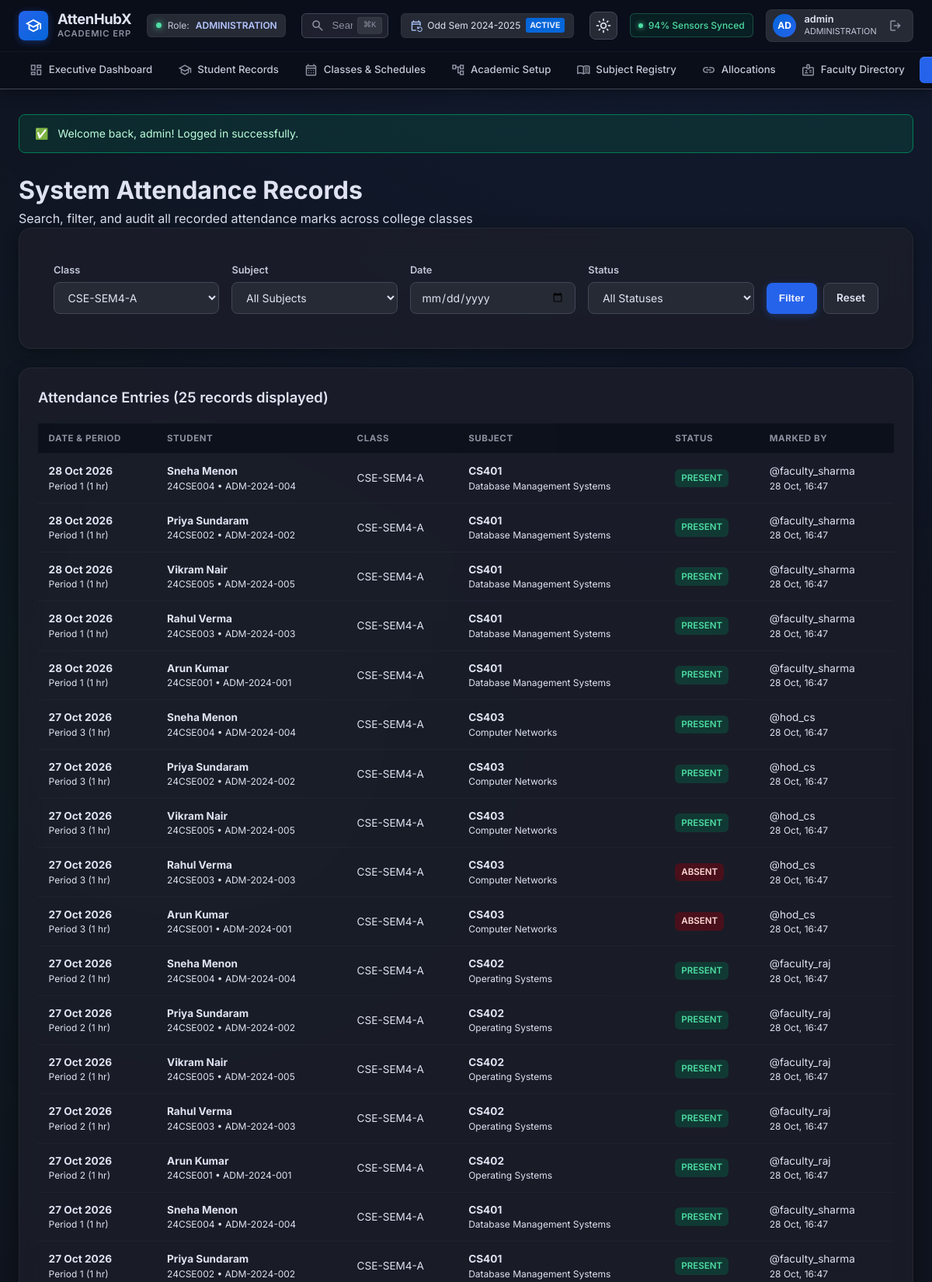
Screenshot of /admin/attendance_records.php?class_id=1 (signed in, upper part) with the database file from the repository.
### tables this page shows
CREATE TABLE `attendance_records` (
    `id` BIGINT UNSIGNED AUTO_INCREMENT PRIMARY KEY,
    `class_session_id` BIGINT UNSIGNED NOT NULL,
    `student_id` BIGINT UNSIGNED NOT NULL,
    `status` VARCHAR(10) NOT NULL,  
    `marked_by` BIGINT UNSIGNED NOT NULL,
    `marked_at` DATETIME NOT NULL DEFAULT CURRENT_TIMESTAMP,
    `updated_at` DATETIME NOT NULL DEFAULT CURRENT_TIMESTAMP ON UPDATE CURRENT_TIMESTAMP,
    UNIQUE KEY `uk_session_student` (`class_session_id`, `student_id`),
    FOREIGN KEY (`class_session_id`) REFERENCES `class_sessions`(`id`) ON DELETE CASCADE,
    FOREIGN KEY (`student_id`) REFERENCES `students`(`id`) ON DELETE RESTRICT,
    FOREIGN KEY (`marked_by`) REFERENCES `users`(`id`) ON DELETE RESTRICT,
    INDEX `idx_attendance_session` (`class_session_id`),
    INDEX `idx_attendance_student` (`student_id`)
);

CREATE TABLE `class_sessions` (
    `id` BIGINT UNSIGNED AUTO_INCREMENT PRIMARY KEY,
    `class_id` BIGINT UNSIGNED NOT NULL,
    `class_subject_id` BIGINT UNSIGNED NOT NULL,
    `session_date` DATE NOT NULL,
    `period_number` TINYINT NOT NULL,
    `assigned_teacher_id` BIGINT UNSIGNED NOT NULL,
    `conducted_by_teacher_id` BIGINT UNSIGNED NOT NULL,
    `contact_hours` DECIMAL(5,2) DEFAULT 1.00,
    `status` VARCHAR(30) NOT NULL DEFAULT 'CONDUCTED',
    `source` VARCHAR(30) NOT NULL DEFAULT 'DIRECT_ENTRY',
    `created_at` DATETIME NOT NULL DEFAULT CURRENT_TIMESTAMP,
    `updated_at` DATETIME NOT NULL DEFAULT CURRENT_TIMESTAMP ON UPDATE CURRENT_TIMESTAMP,
    FOREIGN KEY (`class_id`) REFERENCES `classes`(`id`) ON DELETE RESTRICT,
    FOREIGN KEY (`class_subject_id`) REFERENCES `class_subjects`(`id`) ON DELETE RESTRICT,
    FOREIGN KEY (`assigned_teacher_id`) REFERENCES `teachers`(`id`) ON DELETE RESTRICT,
    FOREIGN KEY (`conducted_by_teacher_id`) REFERENCES `teachers`(`id`) ON DELETE RESTRICT,
    INDEX `idx_sessions_class_date` (`class_id`, `session_date`),
    INDEX `idx_sessions_subject_date` (`class_subject_id`, `session_date`),
    INDEX `idx_sessions_teacher_date` (`conducted_by_teacher_id`, `session_date`)
);

CREATE TABLE `students` (
    `id` BIGINT UNSIGNED AUTO_INCREMENT PRIMARY KEY,
    `user_id` BIGINT UNSIGNED UNIQUE NOT NULL,
    `student_id` VARCHAR(30) UNIQUE NOT NULL,
    `first_name` VARCHAR(100) NOT NULL,
    `last_name` VARCHAR(100) NULL,
    `date_of_birth` DATE NULL,
    `admission_number` VARCHAR(50) UNIQUE NULL,
    `joined_at` DATE NULL,
    `status` VARCHAR(30) NOT NULL DEFAULT 'ACTIVE',
    `created_at` DATETIME NOT NULL DEFAULT CURRENT_TIMESTAMP,
    `updated_at` DATETIME NOT NULL DEFAULT CURRENT_TIMESTAMP ON UPDATE CURRENT_TIMESTAMP,
    FOREIGN KEY (`user_id`) REFERENCES `users`(`id`) ON DELETE RESTRICT,
    INDEX `idx_students_status` (`status`)
);

CREATE TABLE `classes` (
    `id` BIGINT UNSIGNED AUTO_INCREMENT PRIMARY KEY,
    `admission_batch_id` BIGINT UNSIGNED NOT NULL,
    `semester_id` BIGINT UNSIGNED NOT NULL,
    `section_name` VARCHAR(20) NOT NULL,
    `class_code` VARCHAR(50) UNIQUE NULL,
    `is_active` BOOLEAN DEFAULT TRUE,
    `created_at` DATETIME NOT NULL DEFAULT CURRENT_TIMESTAMP,
    `updated_at` DATETIME NOT NULL DEFAULT CURRENT_TIMESTAMP ON UPDATE CURRENT_TIMESTAMP,
    UNIQUE KEY `uk_batch_sem_sec` (`admission_batch_id`, `semester_id`, `section_name`),
    FOREIGN KEY (`admission_batch_id`) REFERENCES `admission_batches`(`id`) ON DELETE RESTRICT,
    FOREIGN KEY (`semester_id`) REFERENCES `semesters`(`id`) ON DELETE RESTRICT,
    INDEX `idx_classes_batch` (`admission_batch_id`),
    INDEX `idx_classes_sem` (`semester_id`)
);

CREATE TABLE `subjects` (
    `id` BIGINT UNSIGNED AUTO_INCREMENT PRIMARY KEY,
    `code` VARCHAR(30) UNIQUE NOT NULL,
    `name` VARCHAR(150) NOT NULL,
    `subject_type` VARCHAR(30) NOT NULL DEFAULT 'THEORY',
    `default_contact_hours` DECIMAL(5,2) DEFAULT 1.00,
    `credits` DECIMAL(4,2) NULL,
    `description` TEXT NULL,
    `is_active` BOOLEAN DEFAULT TRUE,
    `created_at` DATETIME NOT NULL DEFAULT CURRENT_TIMESTAMP,
    `updated_at` DATETIME NOT NULL DEFAULT CURRENT_TIMESTAMP ON UPDATE CURRENT_TIMESTAMP
);

CREATE TABLE `users` (
    `id` BIGINT UNSIGNED AUTO_INCREMENT PRIMARY KEY,
    `role_id` BIGINT UNSIGNED NOT NULL,
    `username` VARCHAR(100) UNIQUE NOT NULL,
    `password_hash` VARCHAR(255) NOT NULL,
    `email` VARCHAR(255) UNIQUE NULL,
    `phone` VARCHAR(20) NULL,
    `is_active` BOOLEAN DEFAULT TRUE,
    `last_login_at` DATETIME NULL,
    `created_at` DATETIME NOT NULL DEFAULT CURRENT_TIMESTAMP,
    `updated_at` DATETIME NOT NULL DEFAULT CURRENT_TIMESTAMP ON UPDATE CURRENT_TIMESTAMP,
    FOREIGN KEY (`role_id`) REFERENCES `roles`(`id`) ON DELETE RESTRICT,
    INDEX `idx_users_role` (`role_id`),
    INDEX `idx_users_active` (`is_active`)
);

### includes/functions.php (called while the page is built, shortened)
<?php
function e(?string $str): string {
    return htmlspecialchars($str ?? '', ENT_QUOTES, 'UTF-8');
}
function base_url(string $path = ''): string {
    static $base = null;
    if ($base === null) {
        $script_dir = dirname($_SERVER['SCRIPT_NAME'] ?? '');
        $patterns = ['/admin', '/faculty', '/hod', '/student', '/auth'];
        $clean_dir = $script_dir;
        foreach ($patterns as $p) {
            if (substr($clean_dir, -strlen($p)) === $p) {
                $clean_dir = substr($clean_dir, 0, -strlen($p));
            }
        }
        $clean_dir = rtrim(str_replace('\\', '/', $clean_dir), '/');
        $base = $clean_dir;
    }
    $path = ltrim($path, '/');
    return ($base === '' ? '' : $base) . ($path !== '' ? '/' . $path : '/');
}
function format_date(?string $date, string $format = 'd M Y'): string {
    $time = strtotime($date);
    return $time ? date($format, $time) : $date;
}

### admin/attendance_records.php (the view, shortened to what this page needs)
<?php
require_once __DIR__ . '/../includes/header.php';
$db = get_db();
$filter_class_id   = isset($_GET['class_id']) && is_numeric($_GET['class_id']) ? (int)$_GET['class_id'] : 0;
$filter_date       = !empty($_GET['session_date']) ? $_GET['session_date'] : '';
$classes = $db->query("
    SELECT c.id, c.class_code, c.section_name, b.batch_name, sem.name AS semester_name
    FROM classes c
    JOIN admission_batches b ON c.admission_batch_id = b.id
    JOIN semesters sem ON c.semester_id = sem.id
    WHERE c.is_active = 1
    ORDER BY b.batch_name ASC, sem.semester_number ASC, c.section_name ASC
")->fetchAll();
$sql = "
    SELECT
        a.id, a.status, a.marked_at,
        s.student_id, s.admission_number, CONCAT(s.first_name, ' ', COALESCE(s.last_name, '')) AS student_name,
        cs.session_date, cs.period_number, cs.contact_hours,
        c.class_code, c.section_name,
        sub.code AS subject_code, sub.name AS subject_name,
        u.username AS marked_by_user
    FROM attendance_records a
    JOIN class_sessions cs ON a.class_session_id = cs.id
    JOIN students s ON a.student_id = s.id
    JOIN classes c ON cs.class_id = c.id
    JOIN class_subjects csub ON cs.class_subject_id = csub.id
    JOIN subjects sub ON csub.subject_id = sub.id
    JOIN users u ON a.marked_by = u.id
    WHERE 1=1
";
$params = [];
if ($filter_class_id > 0) {
    $sql .= " AND cs.class_id = ?";
    $params[] = $filter_class_id;
}
$sql .= " ORDER BY cs.session_date DESC, cs.period_number DESC, CAST(s.student_id AS UNSIGNED) ASC LIMIT 200";
$stmt = $db->prepare($sql);
$stmt->execute($params);
$records = $stmt->fetchAll();
?>
<div class="page-header">
    <div>
        <h1 class="page-title">System Attendance Records</h1>
        <p class="page-subtitle">Search, filter, and audit all recorded attendance marks across college classes</p>
    </div>
</div>
<div class="card" style="margin-bottom: 1.5rem;">
    <div class="card-body" style="padding: 1.25rem;">
        <form method="GET" action="<?= base_url('admin/attendance_records.php') ?>" style="display: flex; flex-wrap: wrap; gap: 1rem; align-items: flex-end;">
            <div style="flex: 1; min-width: 180px;">
                <label class="form-label">Class</label>
                <select name="class_id" class="form-control">
                    <?php foreach ($classes as $c): ?>
                        <option value="<?= $c['id'] ?>" <?= $filter_class_id === (int)$c['id'] ? 'selected' : '' ?>>
                            <?= e($c['class_code'] ?: "{$c['batch_name']} - {$c['semester_name']} Sec {$c['section_name']}") ?>
                        </option>
                    <?php endforeach; ?>
                </select>
            </div>
            <div style="flex: 1; min-width: 180px;">
                <label class="form-label">Subject</label>
                <select name="subject_id" class="form-control">
                    <option value="0">All Subjects</option>
                </select>
            </div>
            <div style="flex: 1; min-width: 140px;">
                <label class="form-label">Date</label>
                <input type="date" name="session_date" class="form-control" value="<?= e($filter_date) ?>">
            </div>
            <div style="flex: 1; min-width: 120px;">
                <label class="form-label">Status</label>
                <select name="status" class="form-control">
                    <option value="">All Statuses</option>
                </select>
            </div>
            <div style="display: flex; gap: 0.5rem;">
                <button type="submit" class="btn btn-primary">Filter</button>
                <a href="<?= base_url('admin/attendance_records.php') ?>" class="btn btn-secondary">Reset</a>
            </div>
        </form>
    </div>
</div>
<div class="card">
    <div class="card-header">
        <h2 class="card-title">Attendance Entries (<?= count($records) ?> records displayed)</h2>
    </div>
    <div class="card-body" style="padding: 0;">
        <div class="table-responsive">
            <table class="data-table">
                <thead>
                    <tr>
                        <th>Date & Period</th>
                        <th>Student</th>
                        <th>Class</th>
                        <th>Subject</th>
                        <th>Status</th>
                        <th>Marked By</th>
                    </tr>
                </thead>
                <tbody>
                    <?php if (empty($records)): ?>
                        <tr>
                            <td colspan="6" style="text-align: center; color: var(--text-muted); padding: 2rem;">
                                No attendance records match the specified filters.
                            </td>
                        </tr>
                    <?php else: ?>
                        <?php foreach ($records as $r): ?>
                            <tr>
                                <td>
                                    <strong><?= format_date($r['session_date']) ?></strong>
                                    <div style="font-size: 0.75rem; color: var(--text-muted);">Period <?= $r['period_number'] ?> (<?= (float)$r['contact_hours'] ?> hr)</div>
                                </td>
                                <td>
                                    <strong><?= e($r['student_name']) ?></strong>
                                    <div style="font-size: 0.75rem; color: var(--text-muted);"><?= e($r['student_id']) ?> &bull; <?= e($r['admission_number']) ?></div>
                                </td>
                                <td><?= e($r['class_code'] ?: "Sec {$r['section_name']}") ?></td>
                                <td>
                                    <strong><?= e($r['subject_code']) ?></strong>
                                    <div style="font-size: 0.75rem; color: var(--text-muted);"><?= e($r['subject_name']) ?></div>
                                </td>
                                <td>
                                    <span class="badge <?= $r['status'] === 'PRESENT' ? 'badge-success' : 'badge-danger' ?>">
                                        <?= e($r['status']) ?>
                                    </span>
                                </td>
                                <td>
                                    <span style="font-size: 0.85rem; color: var(--text-secondary);">@<?= e($r['marked_by_user']) ?></span>
                                    <div style="font-size: 0.75rem; color: var(--text-muted);"><?= format_date($r['marked_at'], 'd M, H:i') ?></div>
                                </td>
                            </tr>
                        <?php endforeach; ?>
                    <?php endif; ?>
                </tbody>
            </table>
        </div>
    </div>
</div>
<?php require_once __DIR__ . '/../includes/footer.php'; ?>

### assets/css/style.css (style rules this page uses)
:root, [data-theme="dark"], html.dark { --bg-base: #0f131d; --surface: #0f131d; --surface-container-lowest: #0a0e18; --surface-container-low: #171b26; --surface-container: #1c1f2a; --surface-container-high: #262a35; --surface-container-highest: #313540; --surface-bright: #353944; --surface-variant: #313540; --on-surface: #dfe2f1; --on-surface-variant: #c3c6d7; --outline: #8d90a0; --outline-variant: #434655; --primary: #b4c5ff; --primary-container: #2563eb; --on-primary: #002a78; --on-primary-container: #eeefff; --secondary: #adc6ff; --secondary-container: #0566d9; --on-secondary-container: #e6ecff; --tertiary: #4edea3; --tertiary-container: #007d55; --on-tertiary-container: #bdffdb; --tertiary-fixed-dim: #4edea3; --error: #ffb4ab; --error-container: #93000a; --on-error-container: #ffdad6; --warning: #fbbf24; --warning-container: #78350f; --on-warning-container: #fef3c7; --radius-sm: 0.375rem; --radius-md: 0.5rem; --radius-lg: 0.75rem; --radius-xl: 1rem; --radius-full: 9999px; --shadow-card: 0 4px 20px -2px rgba(0, 0, 0, 0.45); --shadow-glow-primary: 0 0 35px -5px rgba(37, 99, 235, 0.25); --shadow-glow-tertiary: 0 0 35px -5px rgba(78, 222, 163, 0.2); --font-sans: 'Inter', -apple-system, BlinkMacSystemFont, 'Segoe UI', Roboto, sans-serif; }
* { box-sizing: border-box; margin: 0; padding: 0; }
html, body { background-color: var(--bg-base); color: var(--on-surface); font-family: var(--font-sans); line-height: 1.5; -webkit-font-smoothing: antialiased; min-height: 100vh; scrollbar-width: none; -ms-overflow-style: none; }
* { scrollbar-width: none !important; -ms-overflow-style: none !important; }
body.AttenHubX-app { display: flex; flex-direction: column; min-height: 100vh; background: radial-gradient(circle at 80% -20%, rgba(37, 99, 235, 0.12) 0%, transparent 50%), radial-gradient(circle at 20% 40%, rgba(0, 125, 85, 0.08) 0%, transparent 45%), var(--bg-base); }
a { color: var(--primary); text-decoration: none; transition: color 0.15s ease; }
.btn { display: inline-flex; align-items: center; gap: 0.45rem; padding: 0.55rem 1rem; border-radius: var(--radius-md); font-size: 0.85rem; font-weight: 600; cursor: pointer; text-decoration: none; border: none; transition: all 0.15s ease; }
.btn-primary { background: var(--primary-container); color: var(--on-primary-container); box-shadow: 0 2px 10px rgba(37, 99, 235, 0.35); }
.btn-secondary { background: var(--surface-container-high); color: var(--on-surface); border: 1px solid var(--outline-variant); }
.card { background: rgba(28, 31, 42, 0.8); backdrop-filter: blur(16px); border: 1px solid rgba(255, 255, 255, 0.05); border-radius: var(--radius-xl); padding: 1.5rem; box-shadow: var(--shadow-card); margin-bottom: 1.5rem; }
.card-header { display: flex; align-items: center; justify-content: space-between; margin-bottom: 1.25rem; }
.card-title { font-size: 1.15rem; font-weight: 600; color: var(--on-surface); }
.form-label { display: block; font-size: 0.8rem; font-weight: 600; color: var(--on-surface-variant); margin-bottom: 0.4rem; }
.form-control { width: 100%; padding: 0.6rem 0.85rem; background: var(--surface-container-high); border: 1px solid var(--outline-variant); border-radius: var(--radius-md); color: var(--on-surface); font-size: 0.875rem; font-family: inherit; transition: all 0.2s ease; }
select.form-control { cursor: pointer; }
.table-responsive { overflow-x: auto; width: 100%; }
.data-table { width: 100%; border-collapse: collapse; }
.data-table th { background: rgba(10, 14, 24, 0.8); color: var(--outline); font-size: 0.72rem; text-transform: uppercase; letter-spacing: 0.05em; padding: 0.65rem 0.85rem; text-align: left; border-bottom: 1px solid rgba(255, 255, 255, 0.05); }
.data-table td { padding: 0.75rem 0.85rem; border-bottom: 1px solid rgba(255, 255, 255, 0.03); color: var(--on-surface); font-size: 0.85rem; }
.badge { display: inline-flex; align-items: center; padding: 0.2rem 0.5rem; border-radius: var(--radius-sm); font-size: 0.72rem; font-weight: 600; }
.badge-success { background: rgba(0, 125, 85, 0.3); color: var(--tertiary); }
.badge-danger { background: rgba(147, 0, 10, 0.4); color: var(--on-error-container); }

### rows the page displays
attendance_records: class_session.session_date "28 Oct 2026", class_session.period_number "1", class_session.contact_hours "1", student_name "Sneha Menon", student.student_id "24CSE004", student.admission_number "ADM-2024-004", classes.class_code "CSE-SEM4-A", subjects.code "CS401", subjects.name "Database Management Systems", status "PRESENT", marked_by.username "faculty_sharma", marked_at "28 Oct, 16:47"
attendance_records: class_session.session_date "28 Oct 2026", class_session.period_number "1", class_session.contact_hours "1", student_name "Priya Sundaram", student.student_id "24CSE002", student.admission_number "ADM-2024-002", classes.class_code "CSE-SEM4-A", subjects.code "CS401", subjects.name "Database Management Systems", status "PRESENT", marked_by.username "faculty_sharma", marked_at "28 Oct, 16:47"
attendance_records: class_session.session_date "28 Oct 2026", class_session.period_number "1", class_session.contact_hours "1", student_name "Vikram Nair", student.student_id "24CSE005", student.admission_number "ADM-2024-005", classes.class_code "CSE-SEM4-A", subjects.code "CS401", subjects.name "Database Management Systems", status "PRESENT", marked_by.username "faculty_sharma", marked_at "28 Oct, 16:47"
attendance_records: class_session.session_date "28 Oct 2026", class_session.period_number "1", class_session.contact_hours "1", student_name "Rahul Verma", student.student_id "24CSE003", student.admission_number "ADM-2024-003", classes.class_code "CSE-SEM4-A", subjects.code "CS401", subjects.name "Database Management Systems", status "PRESENT", marked_by.username "faculty_sharma", marked_at "28 Oct, 16:47"
attendance_records: class_session.session_date "28 Oct 2026", class_session.period_number "1", class_session.contact_hours "1", student_name "Arun Kumar", student.student_id "24CSE001", student.admission_number "ADM-2024-001", classes.class_code "CSE-SEM4-A", subjects.code "CS401", subjects.name "Database Management Systems", status "PRESENT", marked_by.username "faculty_sharma", marked_at "28 Oct, 16:47"
attendance_records: class_session.session_date "27 Oct 2026", class_session.period_number "3", class_session.contact_hours "1", student_name "Sneha Menon", student.student_id "24CSE004", student.admission_number "ADM-2024-004", classes.class_code "CSE-SEM4-A", subjects.code "CS403", subjects.name "Computer Networks", status "PRESENT", marked_by.username "hod_cs", marked_at "28 Oct, 16:47"
attendance_records: class_session.session_date "27 Oct 2026", class_session.period_number "3", class_session.contact_hours "1", student_name "Priya Sundaram", student.student_id "24CSE002", student.admission_number "ADM-2024-002", classes.class_code "CSE-SEM4-A", subjects.code "CS403", subjects.name "Computer Networks", status "PRESENT", marked_by.username "hod_cs", marked_at "28 Oct, 16:47"
attendance_records: class_session.session_date "27 Oct 2026", class_session.period_number "3", class_session.contact_hours "1", student_name "Vikram Nair", student.student_id "24CSE005", student.admission_number "ADM-2024-005", classes.class_code "CSE-SEM4-A", subjects.code "CS403", subjects.name "Computer Networks", status "PRESENT", marked_by.username "hod_cs", marked_at "28 Oct, 16:47"
attendance_records: class_session.session_date "27 Oct 2026", class_session.period_number "3", class_session.contact_hours "1", student_name "Rahul Verma", student.student_id "24CSE003", student.admission_number "ADM-2024-003", classes.class_code "CSE-SEM4-A", subjects.code "CS403", subjects.name "Computer Networks", status "ABSENT", marked_by.username "hod_cs", marked_at "28 Oct, 16:47"
attendance_records: class_session.session_date "27 Oct 2026", class_session.period_number "3", class_session.contact_hours "1", student_name "Arun Kumar", student.student_id "24CSE001", student.admission_number "ADM-2024-001", classes.class_code "CSE-SEM4-A", subjects.code "CS403", subjects.name "Computer Networks", status "ABSENT", marked_by.username "hod_cs", marked_at "28 Oct, 16:47"
attendance_records: class_session.session_date "27 Oct 2026", class_session.period_number "2", class_session.contact_hours "1", student_name "Sneha Menon", student.student_id "24CSE004", student.admission_number "ADM-2024-004", classes.class_code "CSE-SEM4-A", subjects.code "CS402", subjects.name "Operating Systems", status "PRESENT", marked_by.username "faculty_raj", marked_at "28 Oct, 16:47"
attendance_records: class_session.session_date "27 Oct 2026", class_session.period_number "2", class_session.contact_hours "1", student_name "Priya Sundaram", student.student_id "24CSE002", student.admission_number "ADM-2024-002", classes.class_code "CSE-SEM4-A", subjects.code "CS402", subjects.name "Operating Systems", status "PRESENT", marked_by.username "faculty_raj", marked_at "28 Oct, 16:47"
attendance_records: class_session.session_date "27 Oct 2026", class_session.period_number "2", class_session.contact_hours "1", student_name "Vikram Nair", student.student_id "24CSE005", student.admission_number "ADM-2024-005", classes.class_code "CSE-SEM4-A", subjects.code "CS402", subjects.name "Operating Systems", status "PRESENT", marked_by.username "faculty_raj", marked_at "28 Oct, 16:47"
attendance_records: class_session.session_date "27 Oct 2026", class_session.period_number "2", class_session.contact_hours "1", student_name "Rahul Verma", student.student_id "24CSE003", student.admission_number "ADM-2024-003", classes.class_code "CSE-SEM4-A", subjects.code "CS402", subjects.name "Operating Systems", status "PRESENT", marked_by.username "faculty_raj", marked_at "28 Oct, 16:47"
attendance_records: class_session.session_date "27 Oct 2026", class_session.period_number "2", class_session.contact_hours "1", student_name "Arun Kumar", student.student_id "24CSE001", student.admission_number "ADM-2024-001", classes.class_code "CSE-SEM4-A", subjects.code "CS402", subjects.name "Operating Systems", status "PRESENT", marked_by.username "faculty_raj", marked_at "28 Oct, 16:47"
attendance_records: class_session.session_date "27 Oct 2026", class_session.period_number "1", class_session.contact_hours "1", student_name "Sneha Menon", student.student_id "24CSE004", student.admission_number "ADM-2024-004", classes.class_code "CSE-SEM4-A", subjects.code "CS401", subjects.name "Database Management Systems", status "PRESENT", marked_by.username "faculty_sharma", marked_at "28 Oct, 16:47"
attendance_records: class_session.session_date "27 Oct 2026", class_session.period_number "1", class_session.contact_hours "1", student_name "Priya Sundaram", student.student_id "24CSE002", student.admission_number "ADM-2024-002", classes.class_code "CSE-SEM4-A", subjects.code "CS401", subjects.name "Database Management Systems", status "PRESENT", marked_by.username "faculty_sharma", marked_at "28 Oct, 16:47"

### other values shown
$user['role'] "ADMINISTRATION"
substr($user['username'] ?? 'U', 0, 2) "AD"
$user['display_name'] "admin"
$flash['message'] "Welcome back, admin! Logged in successfully."
count($records) "25"
form field class_id "CSE-SEM4-A"
